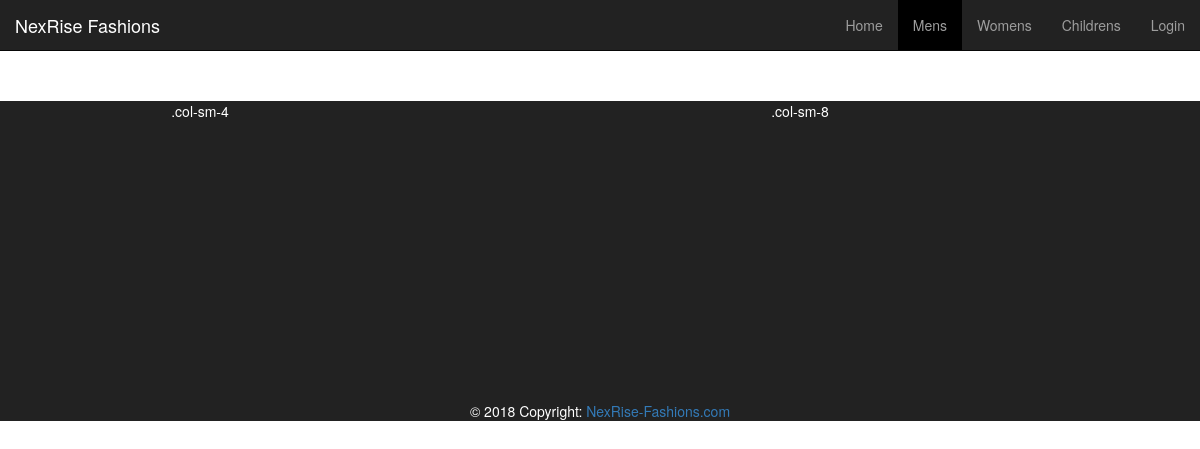
Page /mens/ on the earlier database version.
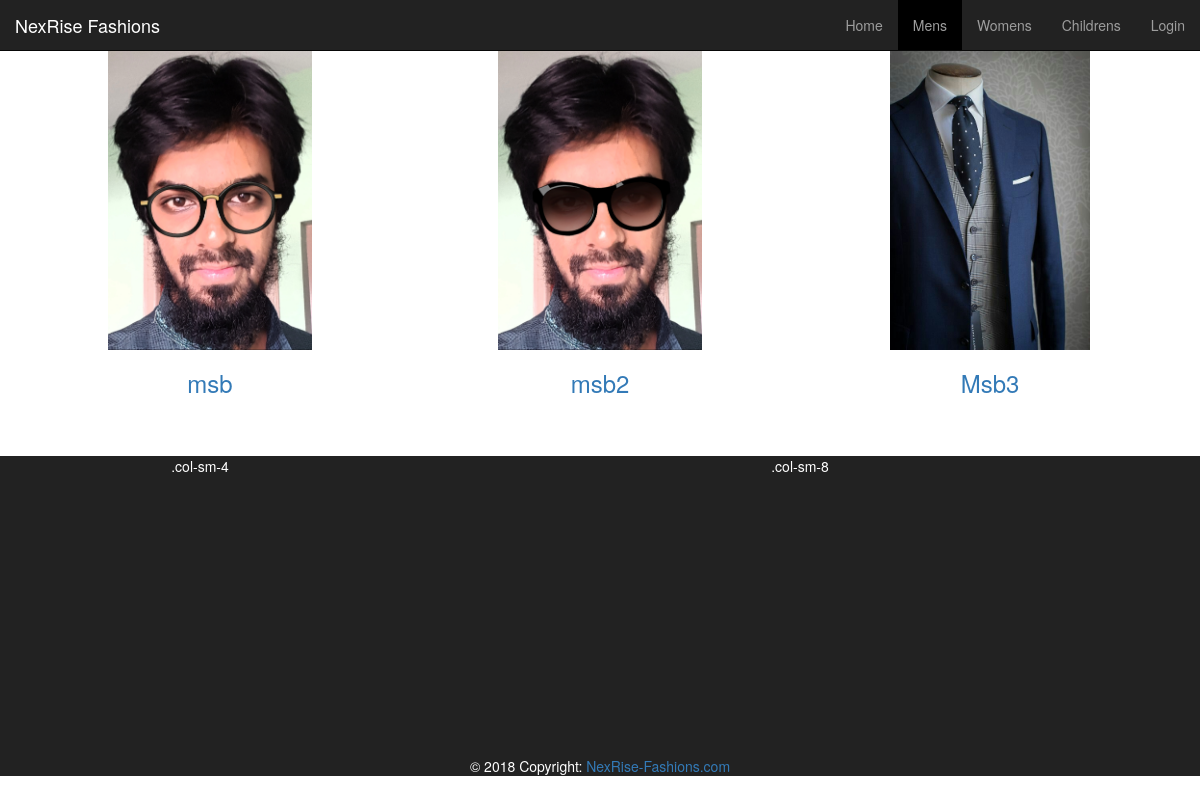
Same page on the later database version.
### myblog/models.py (models this page shows, shortened)
class Men(models.Model):
    title = models.TextField(max_length=50, default='')
    cover = models.ImageField(upload_to='images/mens/')

### myblog/views.py (the view)
# urls.py: path('mens/', views.mens, name='mens'),
def mens(request):
    mens = {'name': Men.objects.all()}
    return render(request, 'myblog/mens.html', mens)

### myblog/templates/myblog/mens.html (shortened to what this page needs)
{% extends 'base.html' %}
{% block body %}
<div class="container-fluid">
<div class="row">
  <div class="col-md-12">
    <div class="mdb-lightbox no-margin">
      {% for x in name %}
      <figure style="text-align:center;"class="col-md-4">
        <a class="black-text" href="{{ x.cover.url }}" data-size="1600x1067">
          <img style="height:300px; width:;" alt="picture" src="{{ x.cover.url }}" class="img-fluid">
          <h3 class="text-center my-3">{{ x.title }}</h3>
        </a>
      </figure>
      {% endfor %}
    </div>
  </div>
</div>
</div>
{% endblock %}

Differences in the rows shown:
added Men: cover (picture), title "msb"
added Men: cover (picture), title "msb2"
added Men: cover (picture), title "Msb3"
